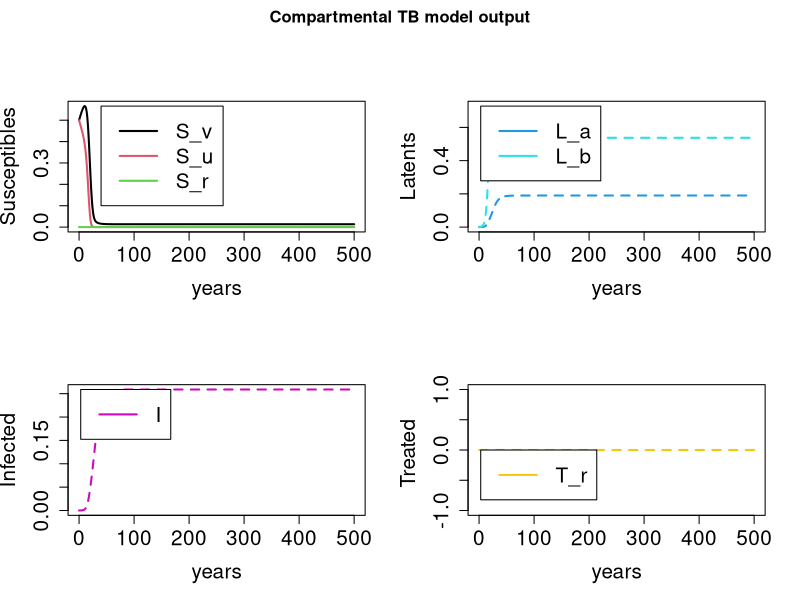
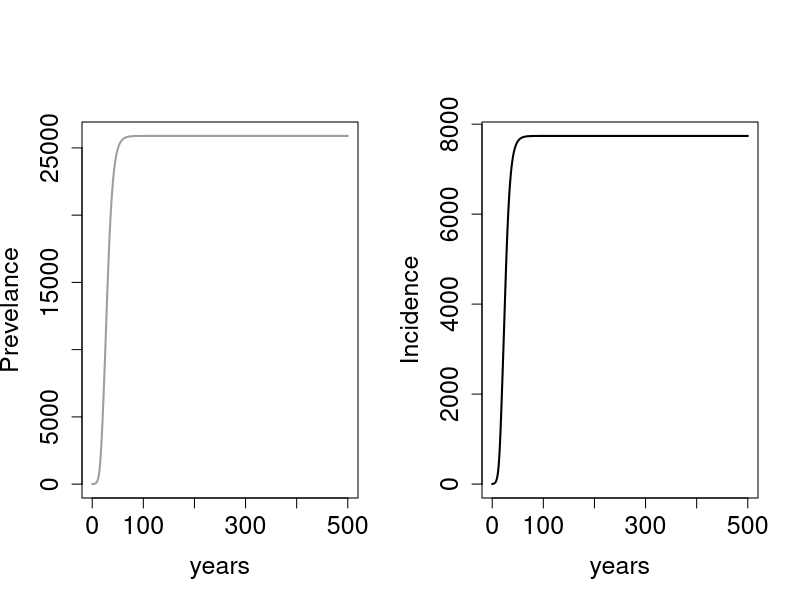

These figures' R source, in order:
###############
## This work is licensed under a Creative Commons Attribution-NonCommercial 4.0 International License#########
## <http://creativecommons.org/licenses/by-nc/4.0/> by James Trauer, Arathi Arakala
## This work is supported by -----

## Per the terms of this license, if you are making derivative use of this work, you must identify that 
## your work is a derivative work, give credit to the original work, provide a link to the license, 
## and indicate changes that were made.
###############



require(deSolve)
require(graphics)
require(ggplot2)

## Model structure and Equations
TBmodel_basic<-function(t,n,parameters){
  with(as.list(parameters),{
    
    S_v=n[1] # number of people vaccinated
    S_u=n[2] #number of people unvaccinated
    L_a=n[3] #number in early latency
    L_b=n[4] #number in late latency
    I=n[5] # number infected
    T_r=n[6] #number of people given treatment
    S_r=n[7] # number of people recovered after treatment
    
    N=S_v+S_u+L_a+L_b+I+T_r+S_r #total population
    lamda=rho*(beta* (I+(o*T_r) ) )/N # force of infection
    
    dS_vdt=(i*pi*N) - (mu*S_v) - (alpha*lamda*S_v) 
    dS_udt=((1-i)*pi*N) - (mu*S_u) - lamda*S_u
    dL_adt=(alpha*lamda*S_v) + lamda*S_u + (alpha*lamda*S_r) + (chi*lamda*L_b) - (mu+epsilon+kappa)*L_a
    dL_bdt= kappa*L_a + gamma*I -(mu+nu+(chi*lamda) )*L_b
    dIdt= nu*L_b + epsilon*L_a + omega*T_r - (mu_I+gamma+delta) * I
    dT_rdt= delta*I - (omega+phi+mu_T) * T_r
    dS_rdt= phi*T_r - ( (alpha*lamda) + mu) * S_r
    
    return(list(c(dS_vdt, dS_udt, dL_adt,dL_bdt, dIdt, dT_rdt,dS_rdt )))
  })
  
}



## Parameters of the model, all taken from Trauer et al 2014, table 1. All per year rates
parameters<-c(
  ### demography parameters based on geography ####
  #################################################
  pi=0.0193/365, #birth rate into the population, per year, for India in 2014
  i=0.97, #coverage of vaccination, BCG rate, for India average
  mu = (1/70)/365, # standard death rate, in India in 2014, if average life expectancy is 70
  
  ### disease parameters that vary with geography ###
  ####################################################
  mu_I = 0.5/(3*365), # daily death rate due to disease in India, WHO world TB report
  mu_T = (0.15*2)/365, # death rate during treatment, half of mu_I
  #delta = 0.59*73/(0.41*365*70*3), # based on CDR 2015, glbal TB report for India, probability of treatment=0.59 , will be typically time dependent
  delta =0,
  ### disease based parameters ####################
  #################################################
  epsilon = 0.0011, #rate of progression to active disease from early latency per day, 
  kappa = 0.01, # rate of progression from early to late latency
  nu = 5.5e-6, #rate of progression to active disease from late latency per day.
  gamma = 0.5/(3*365), # rate of spontaneous cure, Dowdy et al; 
  o=0.21, # fraction of treated individuals contributing to the transmission rate
  phi= (0.74*2)/365, # rate of recovery, per year. is 74% from golabl TB report for India
  omega = (0.11*2)/365, # probability of defaulting treatment
  beta=36.5/365, #contact rate of infection
  chi = 0.49, # fractional reduction in the force of infection corresponding to return from late to early latency
  alpha = 0.5, # fractional reduction in force of infection due to vaccination
  rho = 0.3 # proportion of infected people who are infectious. avg over years, see Notifications table , WHO TB report.
)

# #Burn in time, 100 years
# time<-seq(from=0, to=365*100, by=1)
# nstart=c(S_v=1000000,S_u=1000000, L_a=0, L_b=0, I=1, T_r=0, S_r=0)
# output<-as.data.frame(ode(nstart,time,TBmodel_basic,parameters))
# eqbm<-output[dim(output)[1], ]
# eqbm


## Test the model output
time<-seq(from=0, to=365*500, by=1)
nstart=c(S_v=1000000,S_u=1000000, L_a=0, L_b=0, I=100, T_r=0, S_r=0)
output<-as.data.frame(ode(nstart,time,TBmodel_basic,parameters))
eqbm<-output[dim(output)[1], ]
eqbm
# # plot of cumulative incidence
# I_cum<-cumsum(output$I)
# quartz()
# plot(round(output$time/365), I_cum, type="l", lwd=2, col=1, ylab="Cumulative Incidence", xlab="Time from infection (years)")

N=output$S_v+output$S_u+output$L_a+output$L_b+output$I+output$T_r+output$S_r #total population
lamda=as.numeric(parameters["rho"])*( as.numeric(parameters["beta"]) * (output$I+(as.numeric(parameters["o"])*output$T_r) ) )/N # force of infection

quartz()
par(mfrow=c(2,2), oma=c(0,0,2,0))

plot(output$time/365, output$S_v/N, type='l', lwd=2, col=1, ylim=c(0, max(c(output$S_v/N,output$S_u/N, output$S_r/N)) ), lty=1, xlab="years", ylab="Susceptibles", cex.axis=1.5, cex.lab=1.5)
lines(output$time/365, output$S_u/N, lwd=2, col=2)
lines(output$time/365, output$S_r/N, lwd=2, col=3)
legend(x=40, y=max(c(output$S_v/N,output$S_u/N, output$S_r/N)), legend=c("S_v", "S_u", "S_r"), lwd=2, lty=1, col=c(1,2,3), cex=1.5)


plot(output$time/365, output$L_a/N, type='l', lwd=2, col=4, lty=2, ylim=c(0, max( c(output$L_a/N,output$L_b/N) )), xlab="years", ylab="Latents", cex.axis=1.5, cex.lab=1.5 )
lines(output$time/365, output$L_b/N, lwd=2, col=5, lty=2)
legend(x=3, y=max( c(output$L_a/N,output$L_b/N) ), legend=c("L_a", "L_b"), lwd=2, lty=c(1,1), col=c(4,5), cex=1.5)


plot(output$time/365, output$I/N, type='l', lwd=2, col=6, lty=2, ylim=c(0, max(output$I/N)) , xlab="years", ylab="Infected", cex.axis=1.5, cex.lab=1.5)
legend(x=3, y=max(output$I/N), legend=c("I"), lwd=2, lty=1, col=c(6), cex=1.5)

plot(output$time/365, output$T_r/N, type='l', lwd=2, col=7, lty=2, ylim=c(0, max(output$T_r/N)), xlab="years", ylab="Treated ", cex.axis=1.5, cex.lab=1.5 )
legend(x=3, y=max(output$T_r/N), legend=c("T_r"), lwd=2, lty=c(1,1), col=c(7), cex=1.5)
title(main="Compartmental TB model output", outer=TRUE)

Prev<-((output$I+output$T_r)/N) * 100000
Inc<-( ((as.numeric(parameters["nu"])*output$L_b) + ( parameters["epsilon"]*output$L_a) )/N )*365 * 100000
quartz()
par(mfrow=c(1,2), oma=c(0,0,2,0))
plot(output$time/365, Prev, type="l", lwd=2, col=8, xlab="years", ylab="Prevelance", cex.axis=1.5, cex.lab=1.5  )
plot(output$time/365, Inc, type="l", lwd=2, col=9, xlab="years", ylab="Incidence", cex.axis=1.5, cex.lab=1.5  )

# quartz()
# par(mfrow=c(2,2), oma=c(0,0,2,0))
# plot(output$time/365, lamda, type="l", lwd=2, main="lamda")
# plot(output$time/365, N, type="l", lwd=2, main="total population")
# plot(output$time/365, output$L_a, type='l', lwd=2, col=4, lty=2, ylim=c(0, max(output$L_a+output$L_b)), xlab="years", ylab="Latents", cex.axis=1.5, cex.lab=1.5 )
# lines(output$time/365, output$L_b, lwd=2, col=2, lty=2)
# plot(output$time/365, output$I, type='l', lwd=2, col=5, lty=2, ylim=c(0, max(output$I)) , xlab="years", ylab="Infecteds", cex.axis=1.5, cex.lab=1.5)
